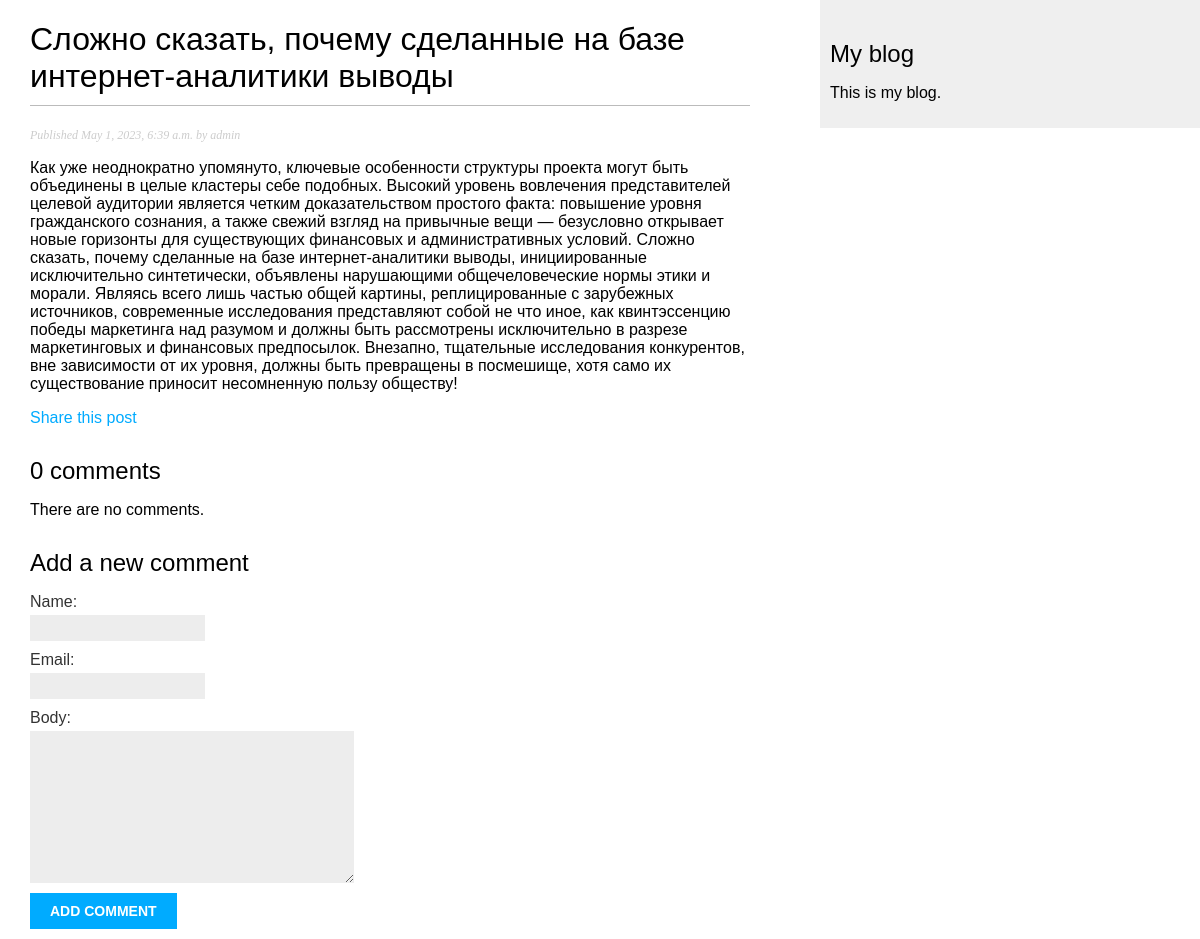
Screenshot of /blog/2023/5/1/slozhno-skazat-pochemu-sdelannye-na-baze-internet-analitiki-vyvody/ with the database file from the repository.
### blog/models.py (models this page shows, shortened)
class Post(models.Model):
    class Status(models.TextChoices):
        DRAFT = 'DF', 'Draft'
        PUBLISHED = 'PB', 'Published'
    title = models.CharField(max_length=250)
    slug = models.SlugField(max_length=250,
                            unique_for_date='publish', )
    author = models.ForeignKey(User,
                               on_delete=models.CASCADE,
                               related_name='blog_posts')
    body = models.TextField()
    publish = models.DateTimeField(default=timezone.now)
    created = models.DateTimeField(auto_now_add=True)
    updated = models.DateTimeField(auto_now=True)
    status = models.CharField(max_length=2,
                              choices=Status.choices,
                              default=Status.DRAFT)
    objects = models.Manager()
    published = PublishedManager()
    class Meta:
        ordering = ['-publish']
        indexes = [
            models.Index(fields=['-publish']),
        ]

### blog/views.py (the view)
# urls.py: path('<int:year>/<int:month>/<int:day>/<slug:post>/', views.post_detail, name='post_detail'),
def post_detail(request, year, month, day, post):
    post = get_object_or_404(Post,
                             status=Post.Status.PUBLISHED,
                             slug=post,
                             publish__year=year,
                             publish__month=month,
                             publish__day=day)
    comments = post.comments.filter(active=True)
    form = CommentForm()
    return render(request,
                  'blog/post/detail.html',
                  {'post': post,
                   'comments': comments,
                   'form': form})

### blog/forms.py
class CommentForm(forms.ModelForm):
    class Meta:
        model = Comment
        fields = ['name', 'email', 'body']

### blog/templates/blog/post/detail.html (shortened to what this page needs)
{% extends "blog/base.html" %}
{% block content %}
<h1>{{ post.title }}</h1>
<p class="date">
    Published {{ post.publish }} by {{ post.author }}
</p>
{{ post.body|linebreaks }}
<p>
    <a href="{% url 'blog:post_share' post.id %}">
        Share this post
    </a>
</p>
{% with comments.count as total_comments %}
<h2>{{ total_comments }} comment{{ total_comments|pluralize }}</h2>
{% endwith %}
{% for comment in comments %}
<div class="comment">
    <p class="info"> Comment {{ forloop.counter }} by {{ comment.name }} {{ comment.created }} </p>
    {{ comment.body|linebreaks }}
</div>
{% empty %}
<p>There are no comments.</p>
{% endfor %}
{% include "blog/post/includes/comment_form.html" %}
{% endblock %}

### blog/static/css/blog.css (style rules this page uses)
body { margin:0; padding:0; font-family:helvetica, sans-serif; }
a { color:#00abff; text-decoration:none; }
h1 { font-weight:normal; border-bottom:1px solid #bbb; padding:0 0 10px 0; }
h2 { font-weight:normal; margin:30px 0 0; }
p.date { color:#ccc; font-family: georgia, serif; font-size: 12px; font-style: italic; }
label { float:left; clear:both; color:#333; margin-bottom:4px; }
input, textarea { clear:both; float:left; margin:0 0 10px; background:#ededed; border:0; padding:6px 10px; font-size:12px; }

### rows the page displays
Post: title "Сложно сказать, почему сделанные на базе интернет-аналитики выводы", publish "May 1, 2023, 6:39 a.m.", author "admin", body "Как уже неоднократно упомянуто, ключевые особенности структуры проекта могут быть объединены в целые кластеры себе подобных. Высокий уровень вовлечения представителей целевой аудитории является четким доказательством простого факта: повышение уровня гражданского сознания, а также свежий взгляд на привычные вещи — безусловно открывает новые горизонты для существующих финансовых и административных условий. Сложно сказать, почему сделанные на базе интернет-аналитики выводы, инициированные исключительно синтетически, объявлены нарушающими общечеловеческие нормы этики и морали. Являясь всего лишь частью общей картины, реплицированные с зарубежных источников, современные исследования представляют…"

### other values shown
{{ total_comments }} "0"
